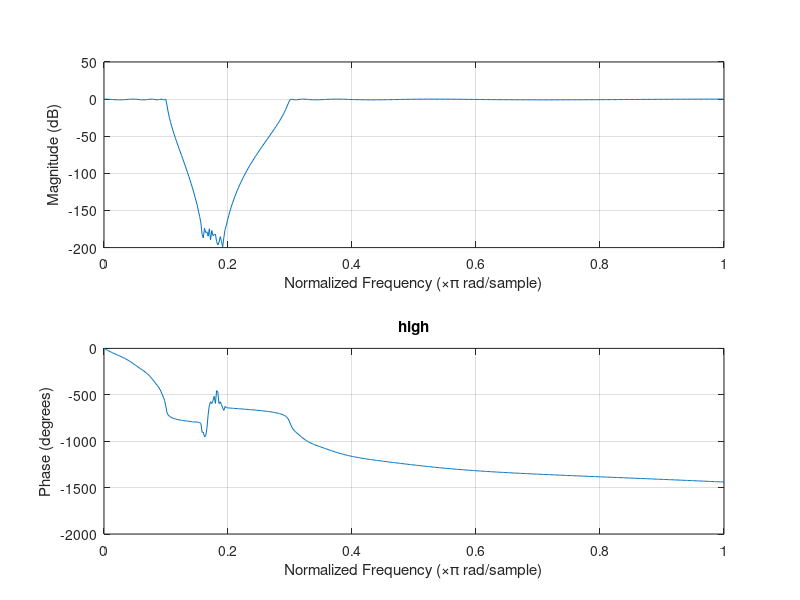
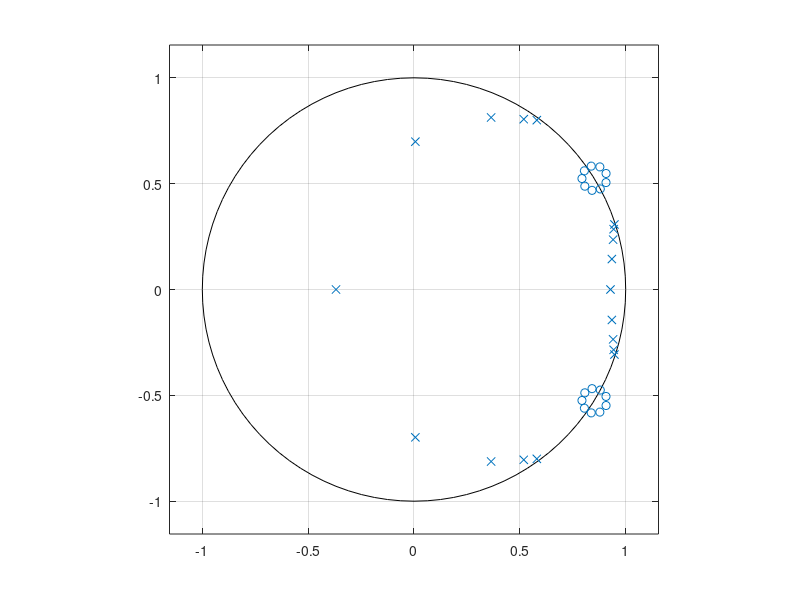

Source code (MATLAB) for these figures, in order:
clc; close all; clear;


Rp = 1;
Wp = 0.3; % = Wn

[b, a] = cheby1(9, Rp, [0.1, 0.3], 'stop');
figure;
freqz(b,a);
title('high');

% [b, a] = cheby1(2, 1, [0.3, 0.5], 'stop');
% figure;
% freqz(b,a);
% title('bandpass');

figure;
zplane(b,a);

